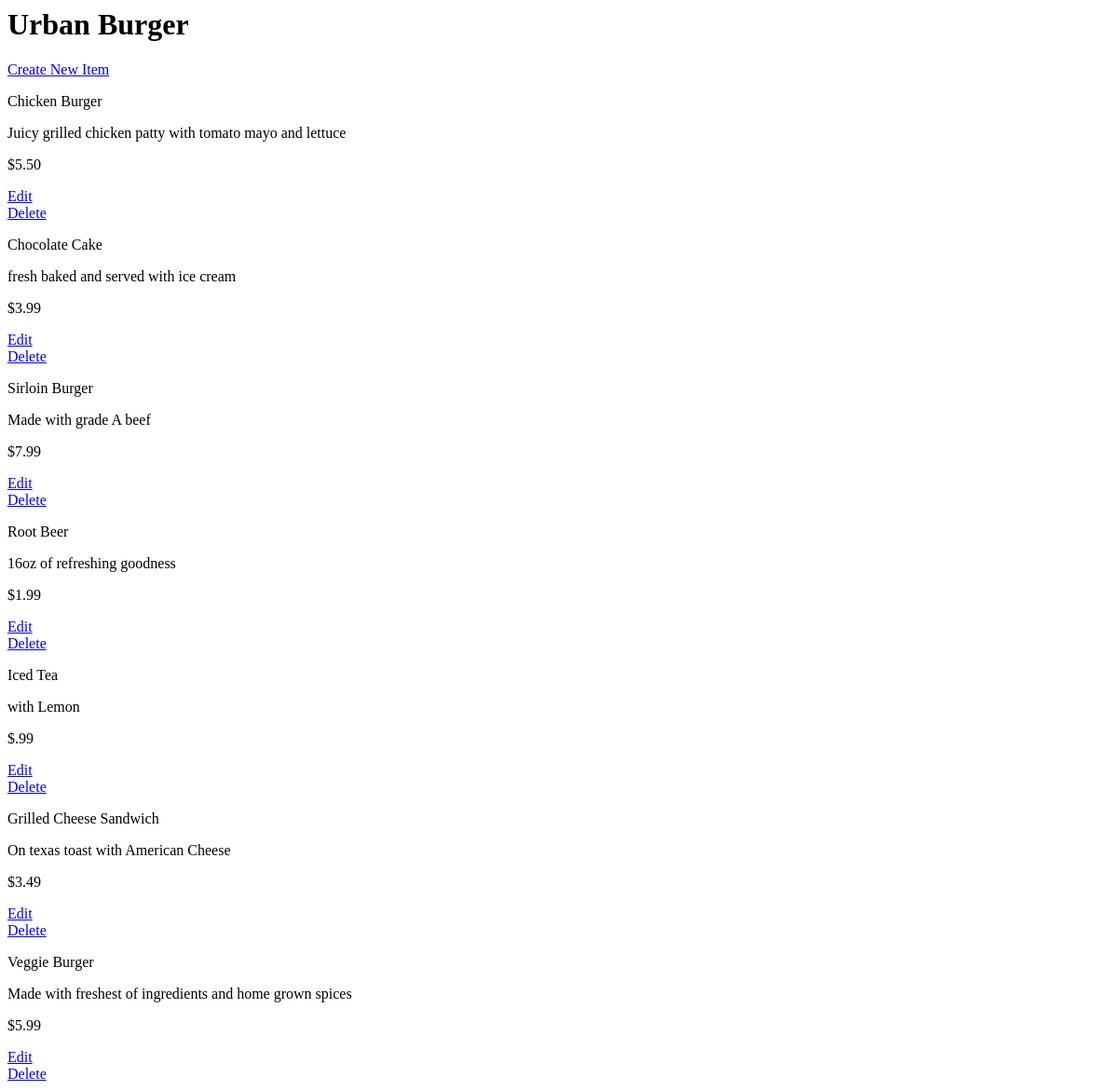
The page /restaurants/1/ on the database as committed earlier.
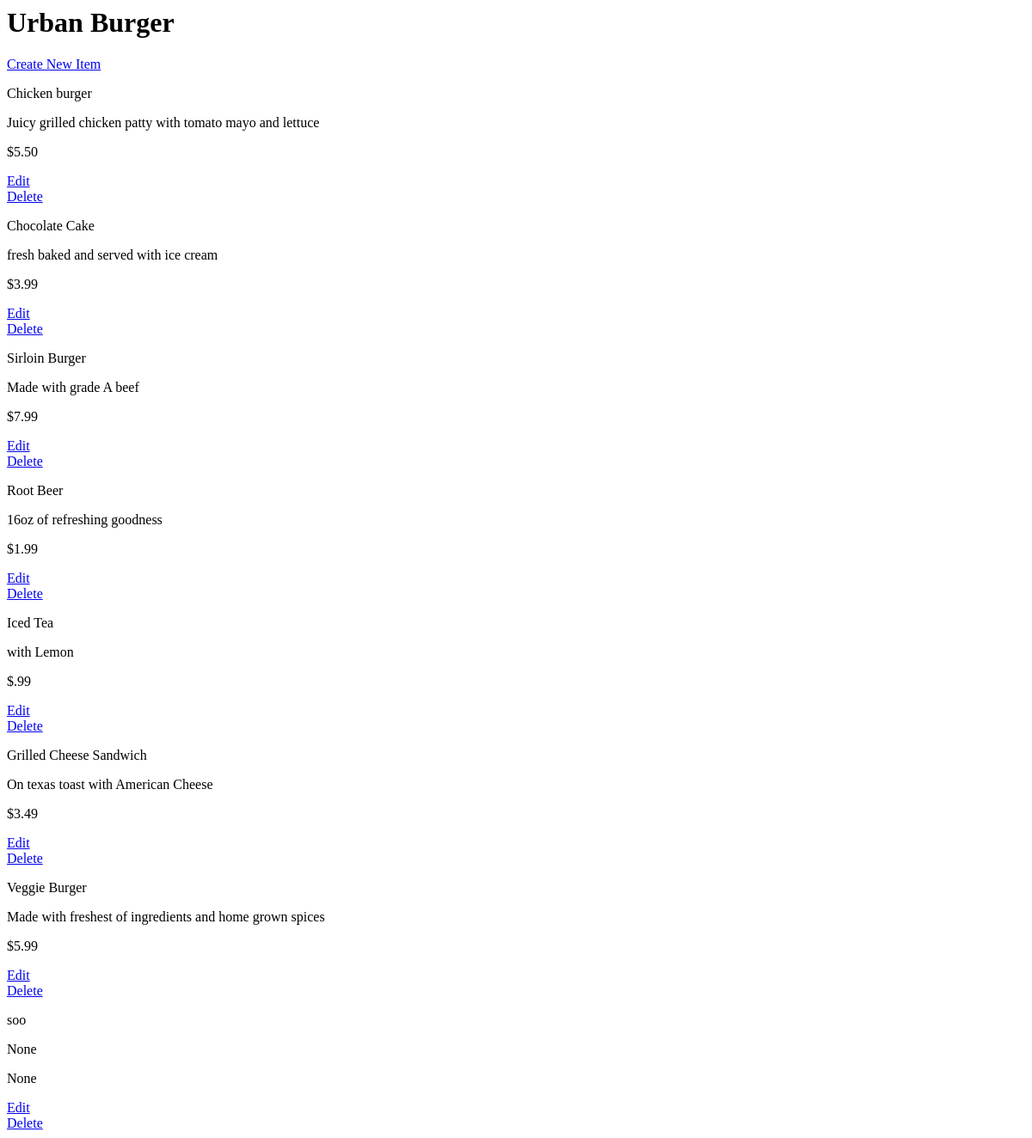
The same page on the database as committed later.
### database_setup.py (models this page shows)
class MenuItem(Base):
    __tablename__ = 'menu_item'
    name = Column(String(80), nullable=False)
    id = Column(Integer, primary_key=True)
    description = Column(String(250))
    price = Column(String(8))
    course = Column(String(250))
    restaurant_id = Column(Integer, ForeignKey('restaurant.id'))
    restaurant = relationship(Restaurant)

### flaskapp.py (the view)
@app.route('/')
@app.route('/restaurants/<int:restaurant_id>/')
def restaurantMenu(restaurant_id):
	restaurant = session.query(Restaurant).filter_by(id = restaurant_id).one()
	items = session.query(MenuItem).filter_by(restaurant_id = restaurant.id)
	return render_template('menu.html',restaurant= restaurant , items = items)

### templates/menu.html (shortened to what this page needs)
<html>
	<body>
		<h1>{{ restaurant.name}}</h1>
		<a href="{{url_for('newMenuItem' , restaurant_id = restaurant.id )}}">Create New Item</a>
		{% for item in items %}
		<div>
		<p>{{item.name}}</p>
		<p>{{item.description}}</p>
		<p> {{item.price}} </p>
		<a href="{{url_for('editMenuItem', restaurant_id = restaurant.id , menu_id = item.id)}}">Edit</a><br>
		<a href="{{url_for('deleteMenuItem', restaurant_id = restaurant.id , menu_id = item.id)}}">Delete</a>
		</div>
		{% endfor %}
	</body>
</html>

Rows that differ between the two databases and show on the page:
changed MenuItem "Juicy grilled chicken patty with tomato mayo and lettuce": name "Chicken Burger" → "Chicken burger"
added MenuItem: name "soo", description "None", price "None"
